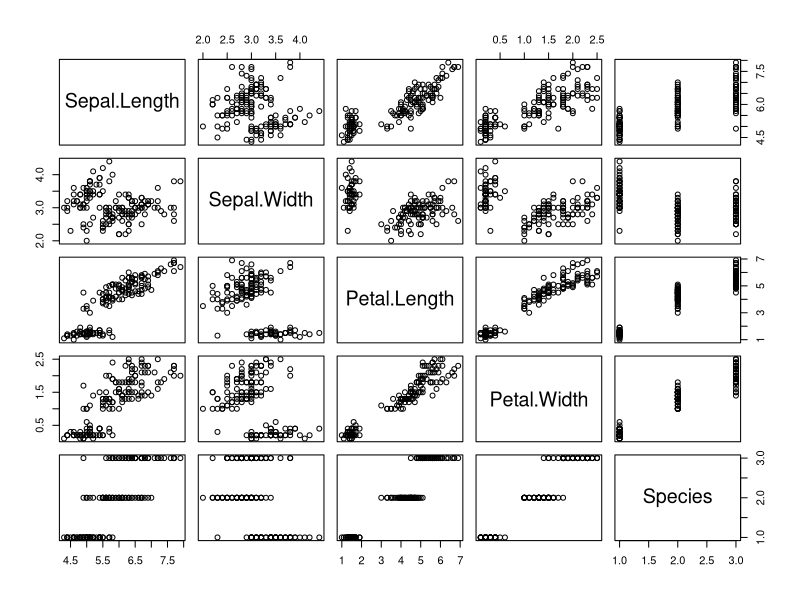
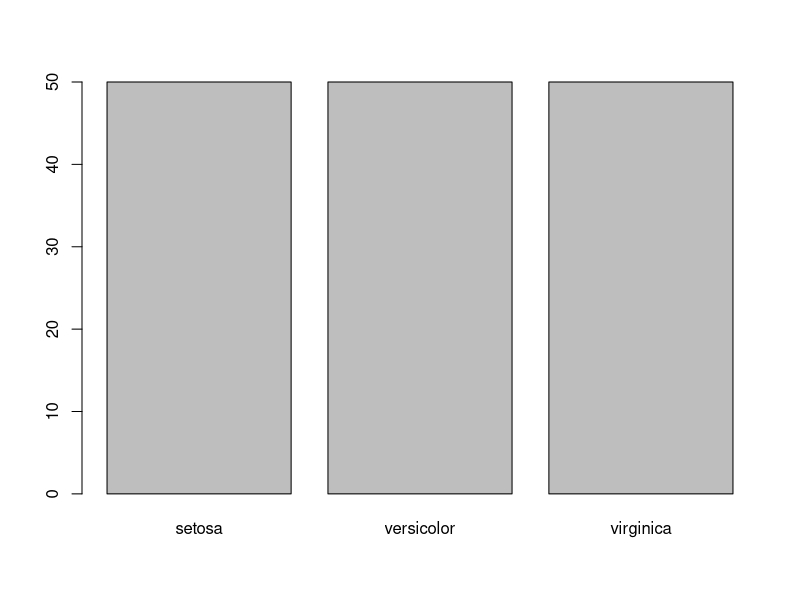
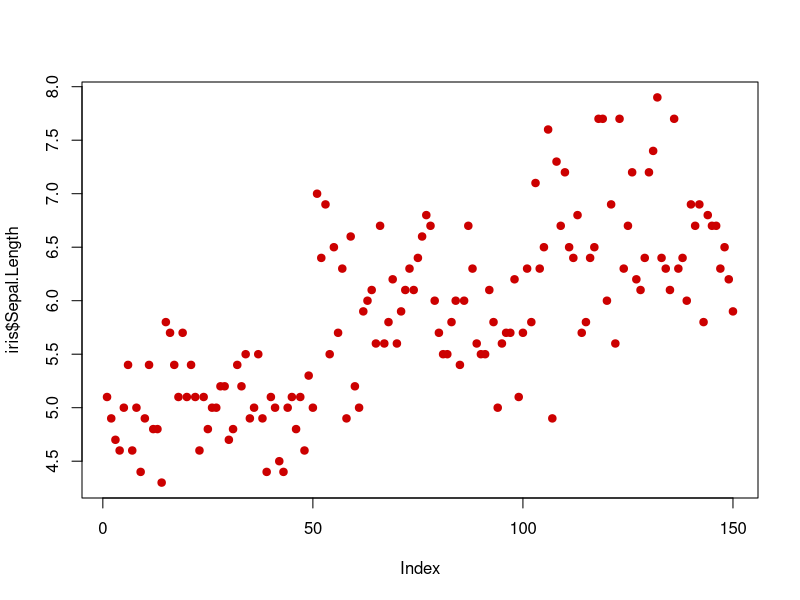
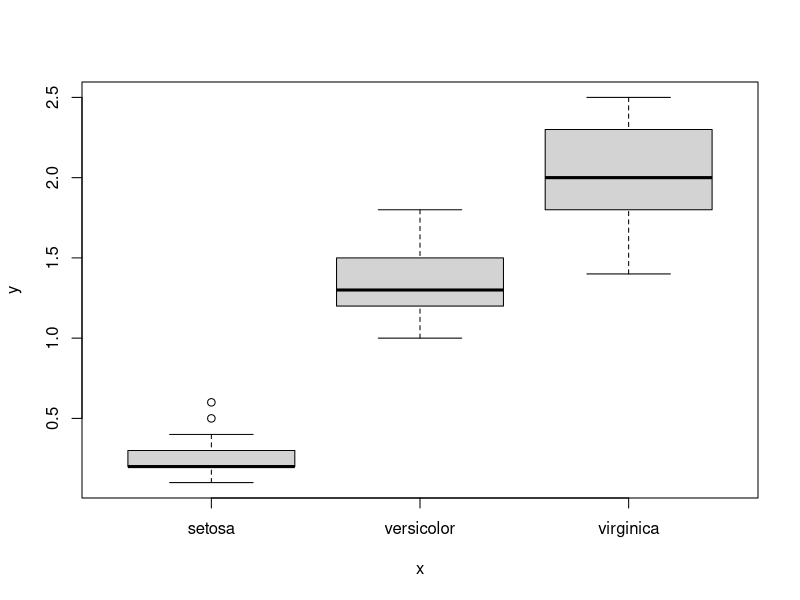
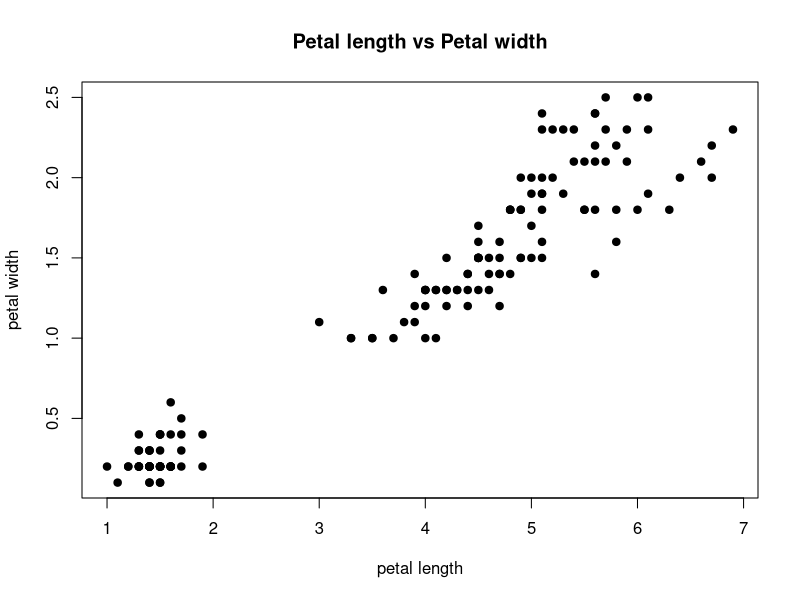
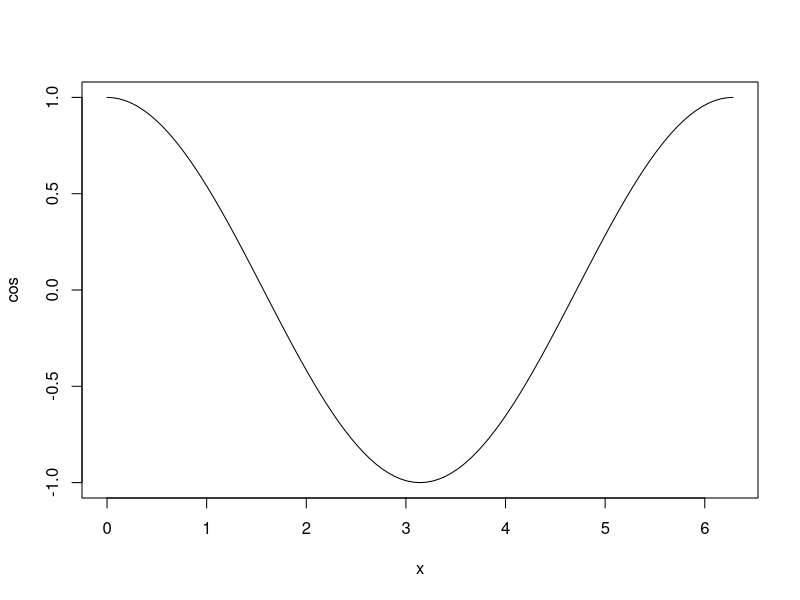
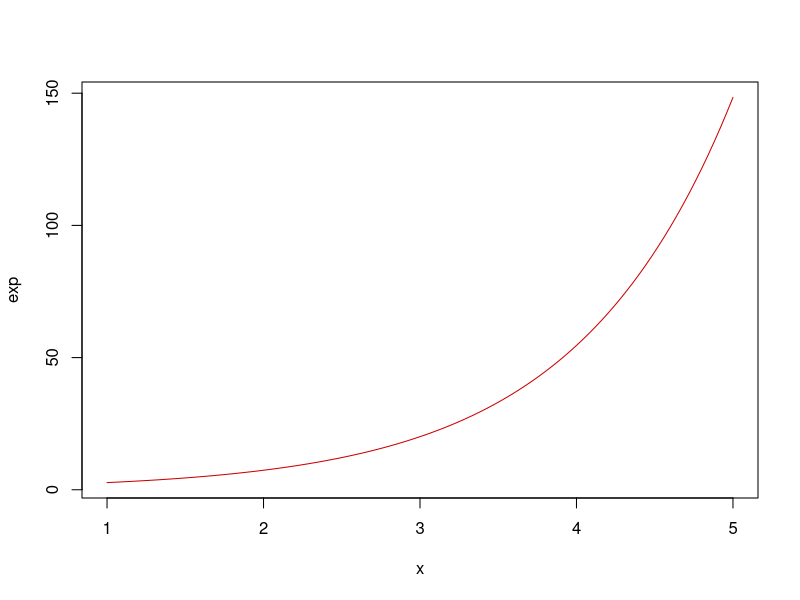
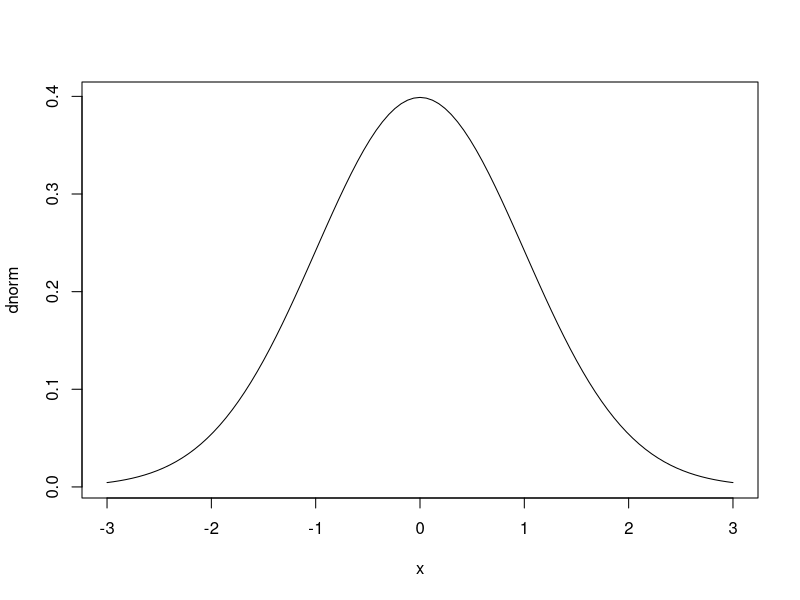

These figures' R source, in order:
library(datasets)
?iris
?plot

#printing the data set
print(iris) #print the entire data set
head(iris) #print only the first 6 line of the data set


#basic plotting
plot(iris)  #print the whole data frame
plot(iris$Species) #categorical data
plot(iris$Sepal.Length, col = "#cc0000", pch = 19) #quantitative data
plot(iris$Species, iris$Petal.Width)  #categorical vs quantitative data


#plot with options
plot(iris$Petal.Length, iris$Petal.Width, 
     pch = 19, #pch = point character (there are many more)
     main = "Petal length vs Petal width",
     xlab = "petal length",
     ylab = "petal width")


#plot with formulas
plot(cos, 0, 2*pi) #cos function with range 0 to 2pi
plot(exp, 1, 5, col = "#cc0000")
plot(dnorm, +3, -3) #dnorm = density normalization


#plot formula with options
plot(dnorm, 3, -3,
     lwd = 8 #line width
     )